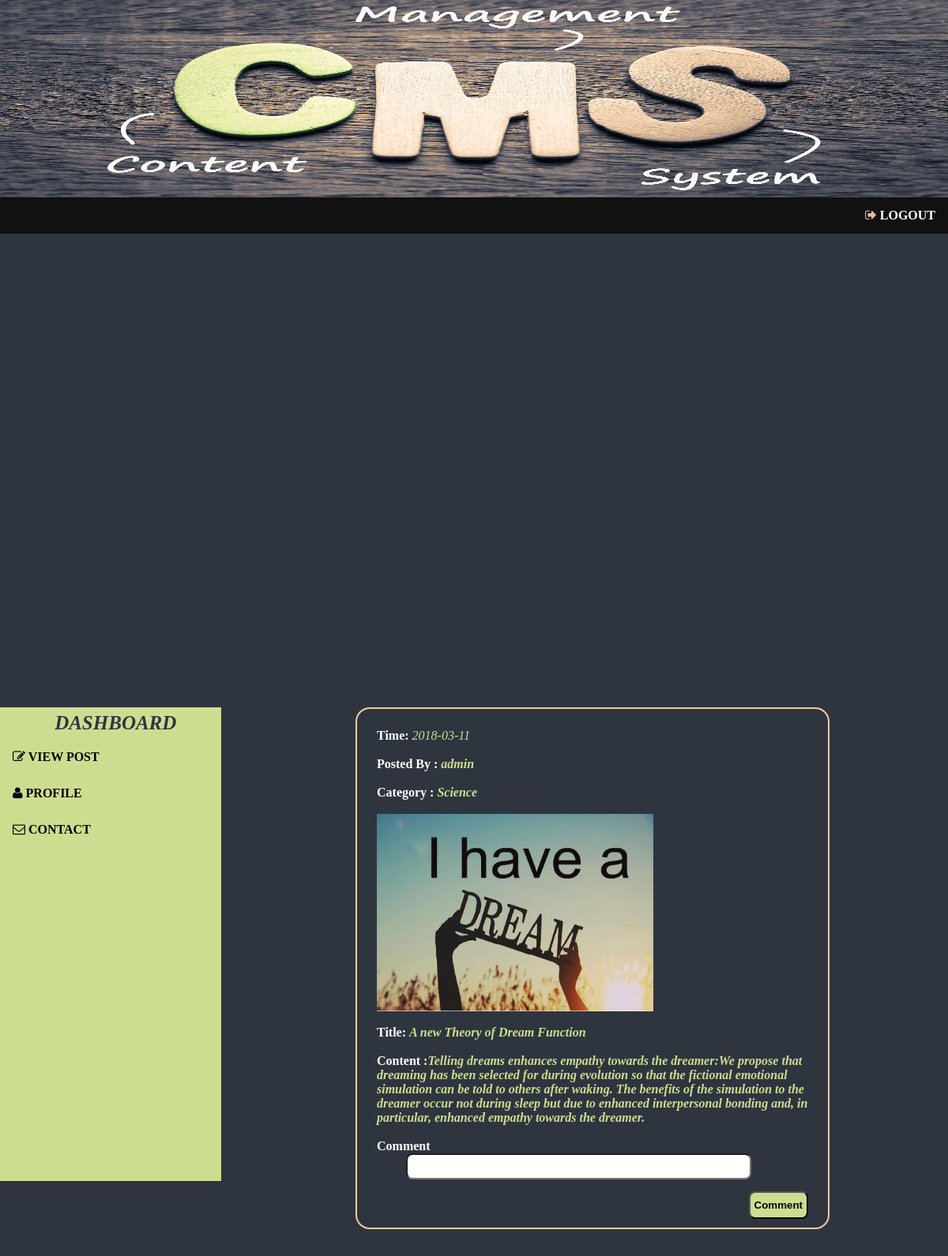
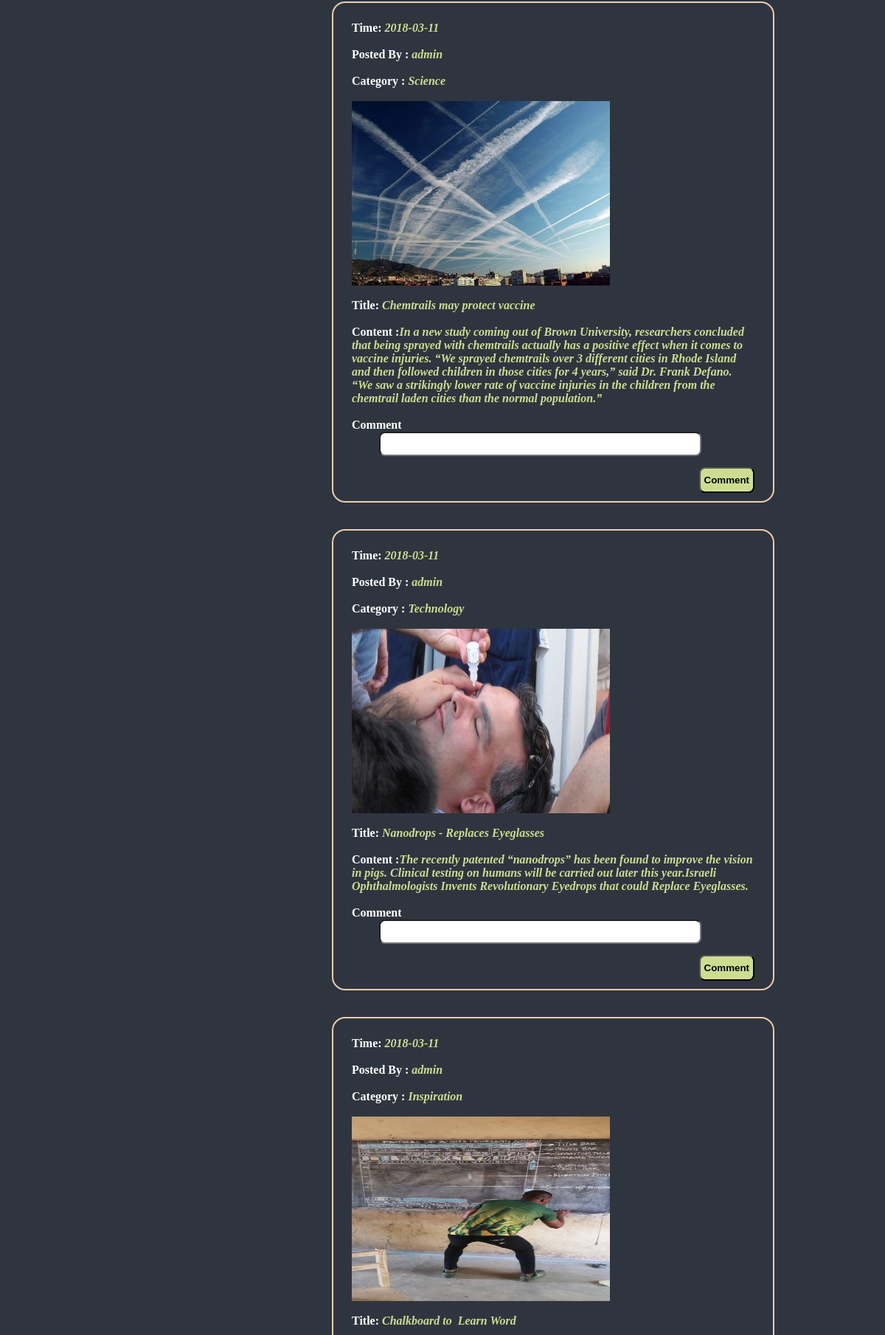
The app's page /viewpost.php (signed in, upper part) with its own data (2 pictures, top to bottom).
### tables this page shows
CREATE TABLE IF NOT EXISTS `post` (
  `PID` int(11) NOT NULL AUTO_INCREMENT,
  `PTITLE` varchar(100) NOT NULL,
  `PCATEGORY` varchar(50) NOT NULL,
  `PTAG` text NOT NULL,
  `PCONTENT` text NOT NULL,
  `PIMG` varchar(100) NOT NULL,
  `ANAME` varchar(10) NOT NULL,
  `TIME` date NOT NULL,
  PRIMARY KEY (`PID`)
);

CREATE TABLE IF NOT EXISTS `category` (
  `CID` int(11) NOT NULL AUTO_INCREMENT,
  `CNAME` varchar(150) NOT NULL,
  PRIMARY KEY (`CID`)
);

### viewpost.php (the view, shortened to what this page needs)
<?php
include "config.php";
?>
<html>
	<head>
		<?php include "head.php" ?>
	</head>
	<body>
		<?php include "nav.php";?>
		<div id="container">
			<div id="sidenav">
				<ul>
					<li id="dash"> &nbsp DASHBOARD</li>
					<li><a href="viewpost.php"><i class="fa fa-pencil-square-o"></i> VIEW POST &nbsp &nbsp &nbsp &nbsp &nbsp </a></li>
					<li><a href="uprofile.php"><i class="fa fa-user"></i> PROFILE  &nbsp &nbsp &nbsp &nbsp &nbsp </a></li>
					<li><a href="contact.php"><i class="fa fa-envelope-o"></i> CONTACT</a></li>
				</ul>
			</div>
				<?php
					$sql="SELECT post.PID, post.ANAME, post.TIME, post.PCATEGORY, post.PTITLE, post.PIMG, post.PCONTENT,post.PTAG,category.CID,category.CNAME FROM post
				INNER JOIN  category on post.PCATEGORY=category.CID";
					$res=$con->query($sql);
					if($res->num_rows>0)
					{
						while($row=$res->fetch_assoc())
						{
							echo"
								<div id='post'>
									<b>Time:       </b><i>{$row["TIME"]}</i></br></br>
									<b >Posted By : <b><i>{$row["ANAME"]}</i></br></br>
									<b>Category : <b><i>{$row["CNAME"]}</i></br></br>
									<b><img src='{$row["PIMG"]}' height='250px' width='350px'></br></br>
									<b>Title: </b><i>{$row["PTITLE"]}</i></br></br>
									<b>Content :</b><i>{$row["PCONTENT"]}</i></br></br>
									Comment<input type='text' name='comment'><button type='submit' name='submit'>Comment</button></br></br>
								</div></br></br>";
						}
					}
				?>
			</div>
		<?php include "foot.php";?>
	</body>
</html>

### style.css (style rules this page uses)
* { margin:0px; padding:0px; }
ul { list-style-type: none; margin: 0px; padding: 0px; overflow: hidden; background-color: #111; }
li { float: left; }
li i { color:#dab996; }
li a { display: block; color: white; text-align: center; padding: 14px 16px; text-decoration: none; font-weight:bold; }
#sidenav { width:280px; height:600px; float:left; background:#cddd90; }
#sidenav ul { list-style-type:none; display:block; background:#cddd90; }
#sidenav ul li a,#sidenav ul li i { color:black; }
#dash { font-style:italic; font-size:25px; font-weight:bold; color:#2f353f !important; line-height:40px; margin-left:0px; margin-top:0px; background:; height:40px; text-align:center; width:280px; }
#container { height:auto; width:100%; float:left; background:#2f353f; }
body { background:#2f353f; }
input,label,select,textarea { display:block; padding:7px; margin-left:37px; border-radius:8px; width:80%; color:orange; }
button { background:#cddd90; color:black; width:auto; height:35px; padding:5px; border-radius:8px; float:right; margin-top:15px; font-weight:bold; }
#post { border:2px solid #ecccab; border-radius:18px; margin-left:450px; margin-right:150px; padding:25px; }
#post b { color:white; }
#post i { color:#cddd90; }

### records on screen
post: TIME "2018-03-11", ANAME "admin", category.CNAME "Science", PIMG (picture), PTITLE "A new Theory of Dream Function", PCONTENT "Telling dreams enhances empathy towards the dreamer:We propose that dreaming has been selected for during evolution so that the fictional emotional simulation can be told to others after waking. The benefits of the simulation to the dreamer occur not during sleep but due to enhanced interpersonal bonding and, in particular, enhanced empathy towards the dreamer."
post: TIME "2018-03-11", ANAME "admin", category.CNAME "Science", PIMG (picture), PTITLE "Chemtrails may protect vaccine", PCONTENT "In a new study coming out of Brown University, researchers concluded that being sprayed with chemtrails actually has a positive effect when it comes to vaccine injuries. “We sprayed chemtrails over 3 different cities in Rhode Island and then followed children in those cities for 4 years,” said Dr. Frank Defano. “We saw a strikingly lower rate of vaccine injuries in the children from the chemtrail laden cities than the normal population.”"
post: TIME "2018-03-11", ANAME "admin", category.CNAME "Technology", PIMG (picture), PTITLE "Nanodrops - Replaces Eyeglasses", PCONTENT "The recently patented “nanodrops” has been found to improve the vision in pigs. Clinical testing on humans will be carried out later this year.Israeli Ophthalmologists Invents Revolutionary Eyedrops that could Replace Eyeglasses."
post: TIME "2018-03-11", ANAME "admin", category.CNAME "Inspiration", PIMG (picture), PTITLE "Chalkboard to Learn Word"
